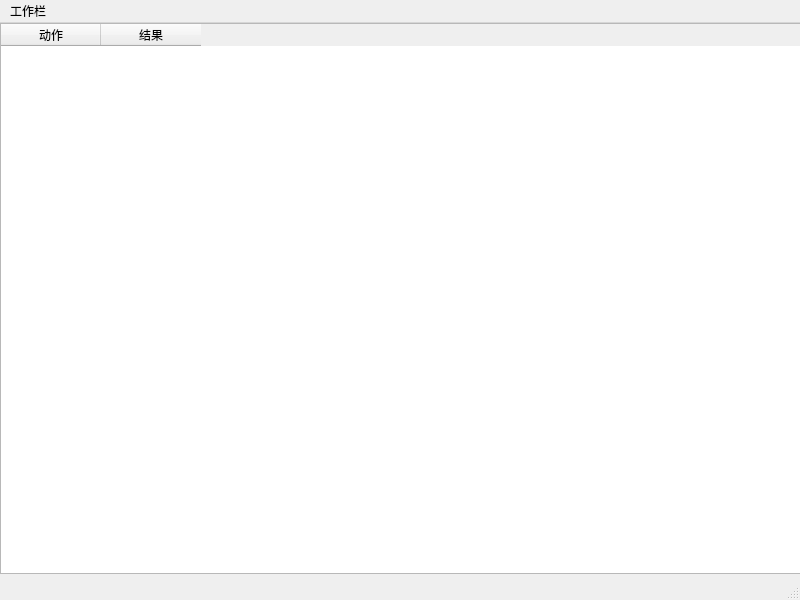
<?xml version="1.0" encoding="UTF-8"?>
<ui version="4.0">
 <class>MainWindow</class>
 <widget class="QMainWindow" name="MainWindow">
  <property name="geometry">
   <rect>
    <x>0</x>
    <y>0</y>
    <width>800</width>
    <height>600</height>
   </rect>
  </property>
  <property name="windowTitle">
   <string>MainWindow</string>
  </property>
  <widget class="QWidget" name="centralwidget">
   <widget class="QTableWidget" name="tableWidget">
    <property name="geometry">
     <rect>
      <x>0</x>
      <y>0</y>
      <width>801</width>
      <height>551</height>
     </rect>
    </property>
    <column>
     <property name="text">
      <string>动作</string>
     </property>
     <property name="textAlignment">
      <set>AlignCenter</set>
     </property>
     <property name="background">
      <color>
       <red>170</red>
       <green>255</green>
       <blue>255</blue>
      </color>
     </property>
     <property name="foreground">
      <brush brushstyle="NoBrush">
       <color alpha="255">
        <red>0</red>
        <green>0</green>
        <blue>0</blue>
       </color>
      </brush>
     </property>
    </column>
    <column>
     <property name="text">
      <string>结果</string>
     </property>
     <property name="textAlignment">
      <set>AlignCenter</set>
     </property>
     <property name="background">
      <color>
       <red>170</red>
       <green>255</green>
       <blue>127</blue>
      </color>
     </property>
    </column>
   </widget>
  </widget>
  <widget class="QMenuBar" name="menubar">
   <property name="geometry">
    <rect>
     <x>0</x>
     <y>0</y>
     <width>800</width>
     <height>23</height>
    </rect>
   </property>
   <widget class="QMenu" name="MainMenu">
    <property name="title">
     <string>工作栏</string>
    </property>
    <addaction name="Start"/>
    <addaction name="Stop"/>
    <addaction name="Register"/>
   </widget>
   <addaction name="MainMenu"/>
  </widget>
  <widget class="QStatusBar" name="statusbar"/>
  <action name="Start">
   <property name="checkable">
    <bool>false</bool>
   </property>
   <property name="enabled">
    <bool>true</bool>
   </property>
   <property name="text">
    <string>启动QXClient</string>
   </property>
  </action>
  <action name="Stop">
   <property name="text">
    <string>停止QXClient</string>
   </property>
  </action>
  <action name="Register">
   <property name="text">
    <string>注册</string>
   </property>
   <property name="menuRole">
    <enum>QAction::ApplicationSpecificRole</enum>
   </property>
   <property name="priority">
    <enum>QAction::HighPriority</enum>
   </property>
  </action>
 </widget>
 <resources/>
 <connections/>
</ui>
